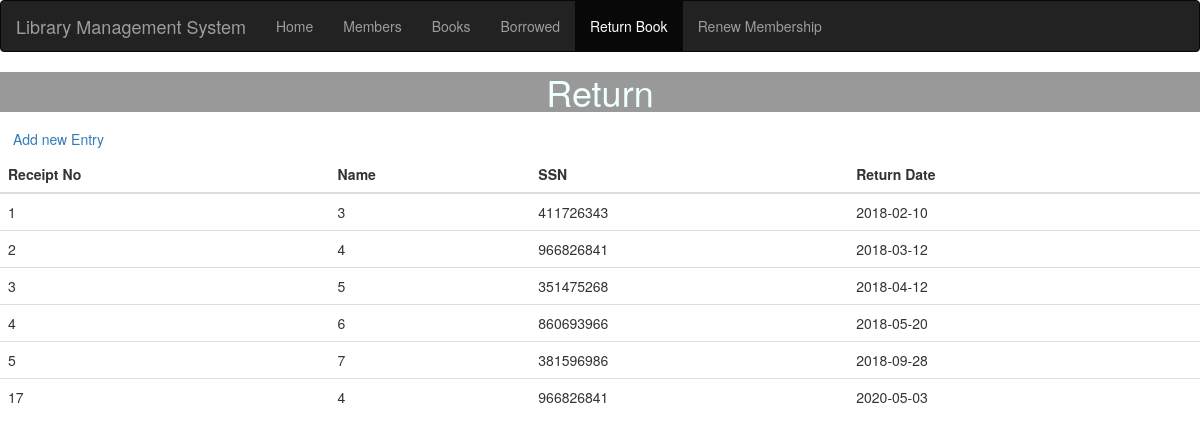
The app's page /return.php, older data.
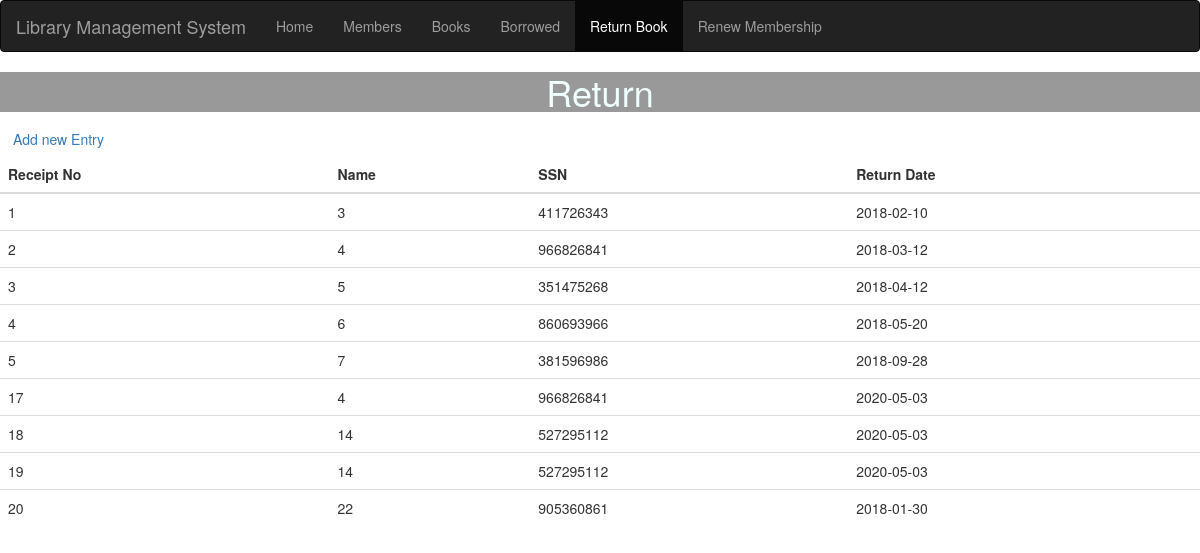
The same page, newer data.
### tables this page shows
CREATE TABLE `returns` (
  `Recipt_no` int(11) NOT NULL,
  `ISBN` bigint(20) DEFAULT NULL,
  `BOOK_ID` bigint(20) DEFAULT NULL,
  `SSN` bigint(20) DEFAULT NULL,
  `Return_date` date DEFAULT NULL
);

### return.php (the view, shortened to what this page needs)
<!DOCTYPE html>
<html lang="en">
  <head>
    <link
      rel="stylesheet"
      href="https://maxcdn.bootstrapcdn.com/bootstrap/3.3.7/css/bootstrap.min.css"
    />
  </head>
  <body>
    <nav class="navbar navbar-inverse">
      <div class="container-fluid">
        <div class="navbar-header">
          <a class="navbar-brand" href="#">Library Management System</a>
        </div>
        <ul class="nav navbar-nav">
        <li><a href="index.php">Home</a></li>
          <li><a href="members.php">Members</a></li>
          <li><a href="books.php">Books</a></li>
          <li><a href="borrowed.php">Borrowed</a></li>
          <li class="active"><a href="return.php">Return Book</a></li>
          <li><a href="renew.php">Renew Membership</a></li>
        </ul>
      </div>
    </nav>
    <div>
      <h1
        style="text-align: center; background: rgba(0, 0, 0, 0.4); color: azure"
      >
        Return
      </h1>
    </div>
    <a href="returnform.php" class="btn btn-dark" role="button">Add new Entry</a>
    <table class="table table-dark">
<thead>
<tr>
  <th scope="col">Receipt No</th>
  <th scope="col">Name</th>
  <th scope="col">SSN</th>
  <th scope="col">Return Date</th>
</tr>
</thead>
<?php
  $conn = mysqli_connect('localhost', 'root', '', 'Library');
  $sql = "SELECT Recipt_no, BOOK_ID, SSN, Return_date FROM `returns`";
  $result = $conn->query($sql);
if ($result->num_rows > 0) {
while($row = $result->fetch_assoc()) {
echo "<tr><td>" . $row["Recipt_no"]. "</td><td>" . $row["BOOK_ID"] . "</td><td>"
. $row["SSN"]. "</td><td>" . $row["Return_date"]  . "</td></tr>";
}
echo "</table>";
} else { echo "0 results"; }
?>
  </body>
</html>

Row changes from the older to the newer data that the page shows:
added returns: Recipt_no "18", BOOK_ID "14", SSN "527295112", Return_date "2020-05-03"
added returns: Recipt_no "19", BOOK_ID "14", SSN "527295112", Return_date "2020-05-03"
added returns: Recipt_no "20", BOOK_ID "22", SSN "905360861", Return_date "2018-01-30"
